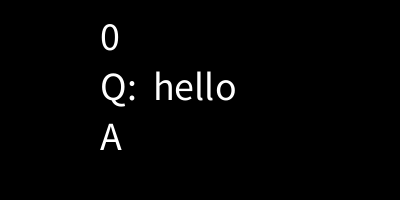
Frame 1 (no input)
Frame 60 (the mouse pressed at the canvas centre just before this capture): identical to frame 1, image omitted
Frame 120 (the mouse held since frame 60 and released just before this capture): identical to frame 1, image omitted

The Processing sketch that drew this single still picture (run headless with seeded random() and noise(); from frame 60 on, the mouse is pressed at the canvas centre):

// Processing sketch: week17_step04
// ── week17_step04.pde
void setup(){ //設定，只做一次
  size(400,200);
  textSize(40);
}
String line="";
String Q = "hello";
void draw(){// 每秒60次
  background(0);
  int len = line.length(); text(len, 100,50);
  text("Q:  "+Q,    100, 100);
  text("A   "+line, 100, 150);
}
void keyPressed(){//小心有時候會打字打到
  int len = line.length();
  if( key>='a' && key<='z') line = line + key;//小寫鍵 
  if( key>='A' && key<='Z') line = line + key;//大寫鍵
  if(key == BACKSPACE && len>0 ) line = line.substring(0,len-1);
}
